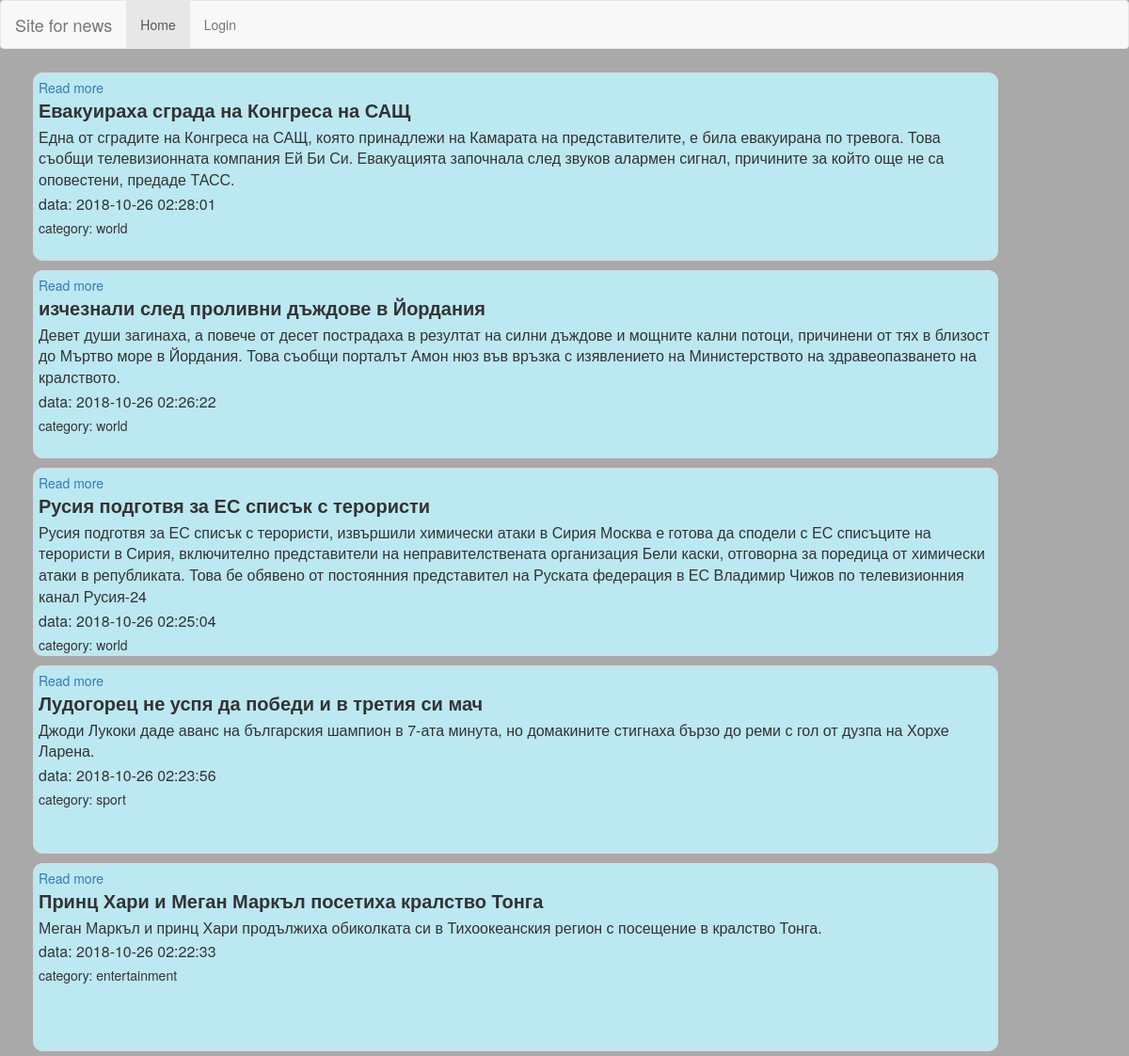
/news/index1.php, run on the app's committed database.
### tables this page shows
CREATE TABLE IF NOT EXISTS `news` (
  `id` int(11) NOT NULL AUTO_INCREMENT,
  `category_id` int(11) NOT NULL,
  `time` datetime NOT NULL DEFAULT CURRENT_TIMESTAMP,
  `name` varchar(50) NOT NULL,
  `text` text NOT NULL,
  PRIMARY KEY (`id`),
  KEY `category_id` (`category_id`),
  CONSTRAINT `FK_news_categories` FOREIGN KEY (`category_id`) REFERENCES `categories` (`id`)
);

CREATE TABLE IF NOT EXISTS `categories` (
  `id` int(11) NOT NULL AUTO_INCREMENT,
  `name` varchar(32) NOT NULL,
  PRIMARY KEY (`id`),
  UNIQUE KEY `name` (`name`)
);

### news/list_first_five_news.php (the view)
<?php
include ("config.php");
$query = mysqli_query($con,
    "SELECT news.id, categories.name as c, news.name, news.text, news.time
    FROM news
    INNER JOIN categories ON news.category_id=categories.id
    ORDER BY TIME desc
    LIMIT 5;");
while ($row = mysqli_fetch_assoc($query)) {
    ?>
    <div id="open" style="display:inline-block;border:1px solid #dadada;margin:5px;padding:5px; width: 90%; height: 200px; border-radius: 10px; background-color: #bce8f1">
        <a href="print_news_in_new_window.php?id=<?php echo $row['id']; ?>" target="_blank">Read more</a>
        <div id="1" style="font-size:20px; padding-bottom: 3px; font-weight: bold " ><?php echo $row['name']; ?></div>
        <div  style="font-size:16px;padding-bottom: 3px "><?php echo $row['text']; ?></div>
        <div  style="font-size:16px;padding-bottom: 3px">data: <?php echo $row['time']; ?></div>
        <div  style="font-size:14px;padding-bottom: 3px">category: <?php echo $row['c']; ?></div>
    </div>
    <?php
}
?>

### news/index1.php (shortened to what this page needs)
<!DOCTYPE html>
<html lang="en">
<head>
    <link rel="stylesheet" href="https://maxcdn.bootstrapcdn.com/bootstrap/3.3.7/css/bootstrap.min.css">
</head>
<header>
    <nav class="navbar navbar-default">
        <div class="container-fluid">
            <div class="navbar-header">
                <a class="navbar-brand" href="#">Site for news</a>
            </div>
            <ul class="nav navbar-nav">
                <li class="active"><a href="#">Home</a></li>
                <li><a href="login.php">Login</a></li>
            </ul>
        </div>
    </nav>
</header>
<body STYLE="background-color:DarkGray;">
<div class="container">
    <?php
    include "list_first_five_news.php";
    ?>
</div>
</body>
</html>

### data on the page
news: name "Евакуираха сграда на Конгреса на САЩ", text "Една от сградите на Конгреса на САЩ, която принадлежи на Камарата на представителите, е била евакуирана по тревога. Това съобщи телевизионната компания Ей Би Си. Евакуацията започнала след звуков алармен сигнал, причините за който още не са оповестени, предаде ТАСС.", time "2018-10-26 02:28:01", category.name "world"
news: name "изчезнали след проливни дъждове в Йордания", text "Девет души загинаха, а повече от десет пострадаха в резултат на силни дъждове и мощните кални потоци, причинени от тях в близост до Мъртво море в Йордания. Това съобщи порталът Амон нюз във връзка с изявлението на Министерството на здравеопазването на кралството.", time "2018-10-26 02:26:22", category.name "world"
news: name "Русия подготвя за ЕС списък с терористи", text "Русия подготвя за ЕС списък с терористи, извършили химически атаки в Сирия Москва е готова да сподели с ЕС списъците на терористи в Сирия, включително представители на неправителствената организация Бели каски, отговорна за поредица от химически атаки в републиката. Това бе обявено от постоянния представител на Руската федерация в ЕС Владимир Чижов по телевизионния канал Русия-24", time "2018-10-26 02:25:04", category.name "world"
news: name "Лудогорец не успя да победи и в третия си мач", text "Джоди Лукоки даде аванс на българския шампион в 7-ата минута, но домакините стигнаха бързо до реми с гол от дузпа на Хорхе Ларена.", time "2018-10-26 02:23:56", category.name "sport"
news: name "Принц Хари и Меган Маркъл посетиха кралство Тонга", text "Меган Маркъл и принц Хари продължиха обиколката си в Тихоокеанския регион с посещение в кралство Тонга.", time "2018-10-26 02:22:33", category.name "entertainment"
